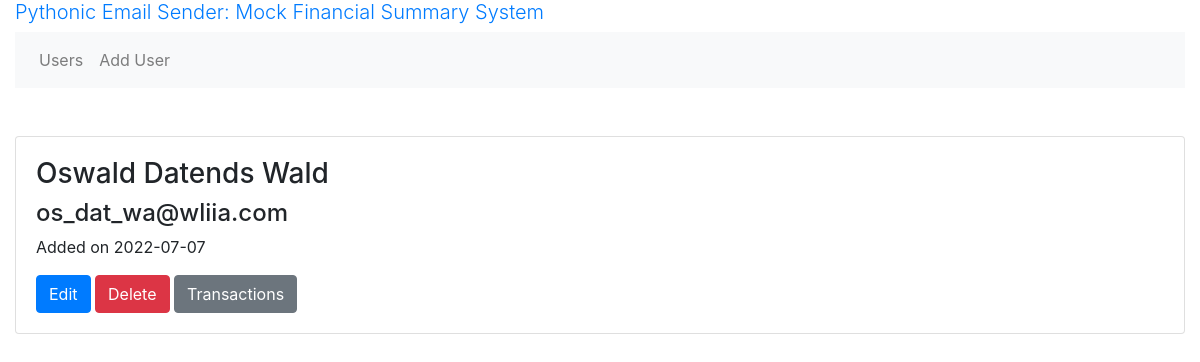
/users, run on an earlier commit of the app's database.
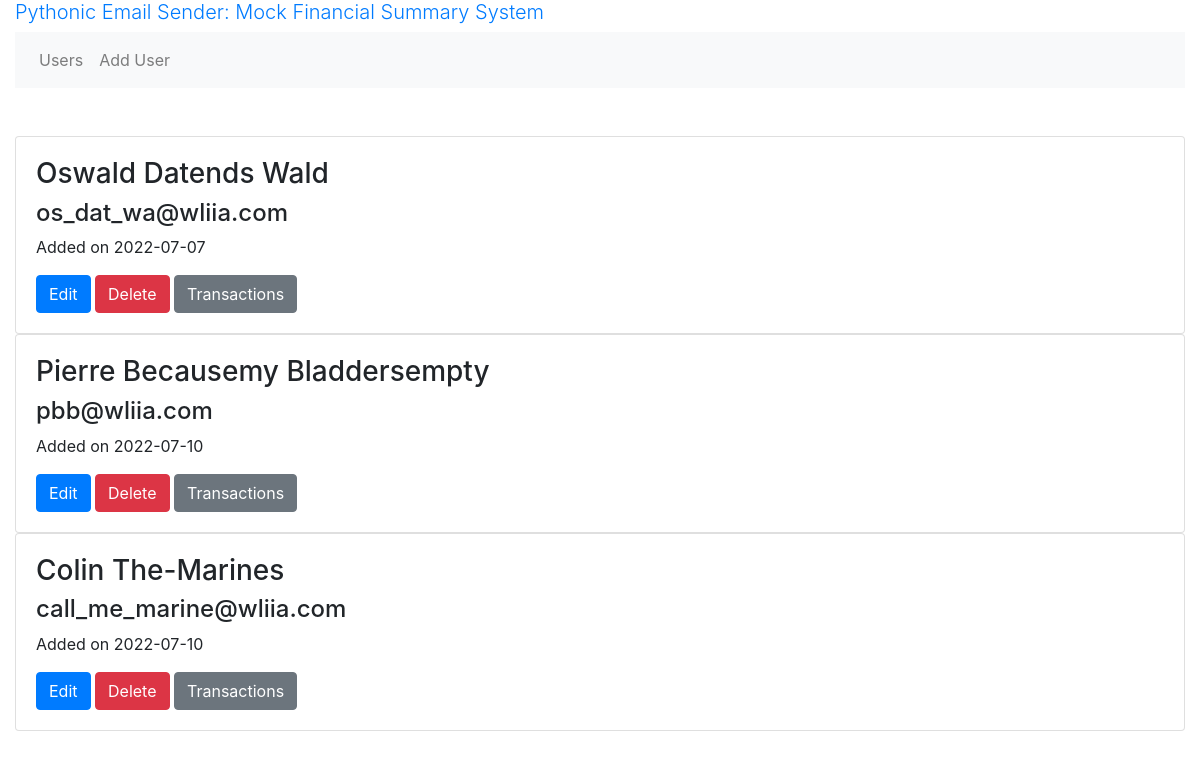
And on a later commit of the database.
### models.py (models this page shows, shortened)
class User(db.Model):
    __tablename__ = 'user'
    id = db.Column(db.Integer, primary_key=True)
    created_at = db.Column(db.Date, nullable = False, default=datetime.utcnow())
    name = db.Column(db.String(255), nullable = False)
    lastname = db.Column(db.String(255), nullable = False)
    email = db.Column(db.String(255), nullable = False)
    transactions = db.relationship('Transaction', back_populates='user', cascade="all,delete")# one2many

### routes.py (the view)
@app.route('/users')
def users():
    users = models.User.query.all()
    return render_template('users.html', users=users)

### templates/users.html
{% extends "base.html" %}
{% block main %}
  {% for user in users %}
    <div class="card">
      <div class="card-body">
        <h3>{{ user.name }} {{ user.lastname }}</h3>
        <h4> {{ user.email }}</h4>
        <p>Added on {{ user.created_at }}</p>
        <a href="{{ url_for('edit_user', user_id=user.id) }}" class="btn btn-primary">Edit</a>
        <a href="{{ url_for('delete_user', user_id=user.id) }}" class="btn btn-danger">Delete</a>
        <a href="{{ url_for('transactions_user', user_id=user.id) }}" class="btn btn-secondary">Transactions</a>
      </div>
    </div>
  {% endfor %}
{% endblock %}

### templates/base.html (shortened to what this page needs)
<!doctype html>
<html lang="en">
  <head>
    <link rel="stylesheet" href="https://maxcdn.bootstrapcdn.com/bootstrap/4.0.0/css/bootstrap.min.css">
  </head>
  <body>
    <div class="container-fluid">
      <h1 class="lead">
        <a href="{{ url_for('base') }}">Pythonic Email Sender: Mock Financial Summary System</a>
      </h1>
      <nav class="navbar navbar-expand-lg navbar-light bg-light">
        <ul class="navbar-nav">
          <li class="nav-item"><a href="{{ url_for('users') }}" class="nav-link">Users</a></li>
          <li class="nav-item"><a href="{{ url_for('add_user') }}" class="nav-link">Add User</a></li>
        </ul>
      </nav>
      <br>
      <br>
      {% block main %}{% endblock %}
    </div>
  </body>
</html>

What changed in the data, as far as the page shows it:
added User: name "Pierre", lastname "Becausemy Bladdersempty", email "pbb@wliia.com", created_at "2022-07-10"
added User: name "Colin", lastname "The-Marines", email "call_me_marine@wliia.com", created_at "2022-07-10"
